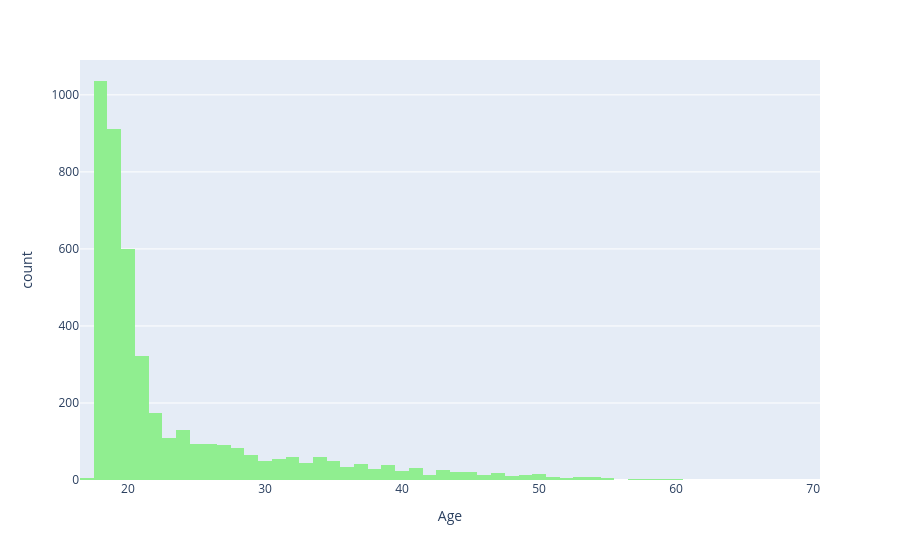

The cell this chart's notebook holds for it:
### Markdown cell above
Distribution of age of students at the time of enrollment

### Code cell
px.histogram(new_df['Age'], x='Age',color_discrete_sequence=['lightgreen'])

### Figure 1 — Plotly figure (JSON) as saved in the notebook; plotly's stock layout.template omitted (floating-point values rounded to 4 significant figures; data arrays with more than 128 entries replaced by an {"elided": "..."} marker saying what was removed)
{"data": [{"alignmentgroup": "True", "bingroup": "x", "hovertemplate": "Age=%{x}<br>count=%{y}<extra></extra>", "legendgroup": "", "marker": {"color": "lightgreen", "pattern": {"shape": ""}}, "name": "", "offsetgroup": "", "orientation": "v", "showlegend": false, "type": "histogram", "x": {"elided": "4424 int values"}, "xaxis": "x", "yaxis": "y"}], "layout": {"barmode": "relative", "legend": {"tracegroupgap": 0}, "margin": {"t": 60}, "xaxis": {"anchor": "y", "domain": [0, 1], "title": {"text": "Age"}}, "yaxis": {"anchor": "x", "domain": [0, 1], "title": {"text": "count"}}}}
